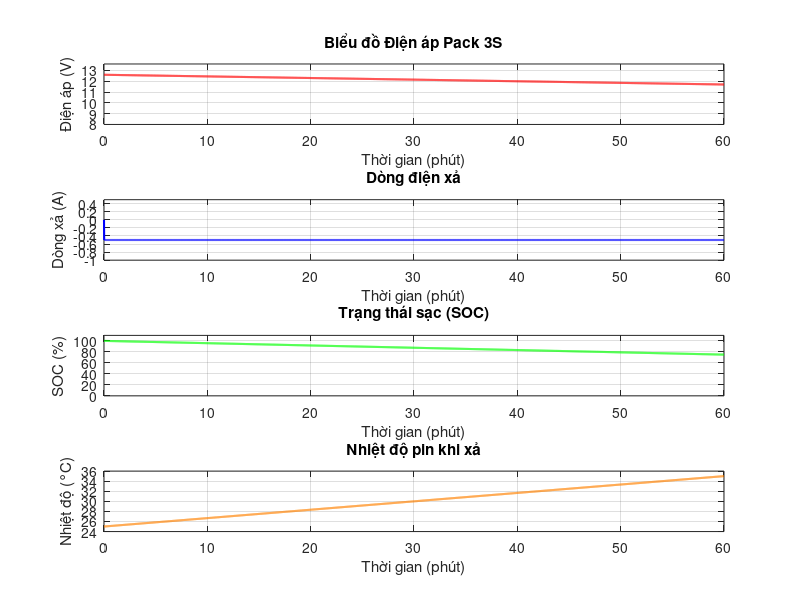

Source code (MATLAB):
% Thông số pack pin 3S
V_cell_max = 4.2;         % Điện áp tối đa của mỗi cell (V)
V_cell_min = 3.0;         % Điện áp tối thiểu của mỗi cell (V)
V_pack_max = V_cell_max * 3; % Điện áp tối đa của pack 3S (12.6V)
V_pack_min = V_cell_min * 3; % Điện áp tối thiểu của pack 3S (9.0V)
I_discharge = 0.5;        % Dòng xả cố định (A)
C_bat = 2.0;              % Dung lượng pin (Ah)
SOC_initial = 1.0;        % Trạng thái sạc ban đầu (SOC), 100% (đầy)
T_initial = 25;           % Nhiệt độ ban đầu (độ C)
T_increase_discharge = 10; % Giả sử nhiệt độ TĂNG thêm khi xả (thường xả pin sẽ nóng lên)

% Thời gian mô phỏng
t_total = 60 * 60;        % Tổng thời gian mô phỏng (giây), 60 phút
dt = 1;                   % Bước thời gian (giây)
time = 0:dt:t_total;

% Khởi tạo biến
V_pack = zeros(size(time));
I_discharge_array = zeros(size(time));
SOC = zeros(size(time));
Temperature = zeros(size(time));
SOC(1) = SOC_initial;
Temperature(1) = T_initial;

% Mô phỏng quá trình xả của pack 3S
for k = 2:length(time)
    % Tính điện áp pack dựa vào SOC (tuyến tính đơn giản)
    V_pack(k-1) = V_pack_min + (V_pack_max - V_pack_min) * SOC(k-1);
    
    % Kiểm tra điều kiện xả
    if V_pack(k-1) > V_pack_min && SOC(k-1) > 0
        I_discharge_array(k) = -I_discharge; % Dòng xả (quy ước âm)
    else
        I_discharge_array(k) = 0; % Dừng xả khi chạm ngưỡng điện áp thấp
    end
    
    % Cập nhật SOC
    SOC(k) = SOC(k-1) + (I_discharge_array(k) * dt) / (C_bat * 3600);
    SOC(k) = max(SOC(k), 0);  % Giới hạn SOC tối thiểu là 0%
    
    % Cập nhật nhiệt độ (Khi xả pin thường nóng lên)
    if I_discharge_array(k) < 0
        Temperature(k) = Temperature(k-1) + (T_increase_discharge / t_total) * dt;
    else
        Temperature(k) = Temperature(k-1); 
    end
end
V_pack(end) = V_pack_min + (V_pack_max - V_pack_min) * SOC(end);

% Vẽ đồ thị
figure;

% Đồ thị Điện áp
subplot(4,1,1);
plot(time/60, V_pack, 'r', 'LineWidth', 1.5);
xlabel('Thời gian (phút)');
ylabel('Điện áp (V)');
title('Biểu đồ Điện áp Pack 3S');
grid on;
ylim([V_pack_min-1 V_pack_max+1]);

% Đồ thị Dòng điện
subplot(4,1,2);
plot(time/60, I_discharge_array, 'b', 'LineWidth', 1.5);
xlabel('Thời gian (phút)');
ylabel('Dòng xả (A)');
title('Dòng điện xả');
grid on;
ylim([-1 0.5]);

% Đồ thị SOC
subplot(4,1,3);
plot(time/60, SOC * 100, 'g', 'LineWidth', 1.5);
xlabel('Thời gian (phút)');
ylabel('SOC (%)');
title('Trạng thái sạc (SOC)');
grid on;
ylim([0 110]);

% Đồ thị Nhiệt độ
subplot(4,1,4);
plot(time/60, Temperature, 'Color', [1 0.5 0], 'LineWidth', 1.5);
xlabel('Thời gian (phút)');
ylabel('Nhiệt độ (°C)');
title('Nhiệt độ pin khi xả');
grid on;
